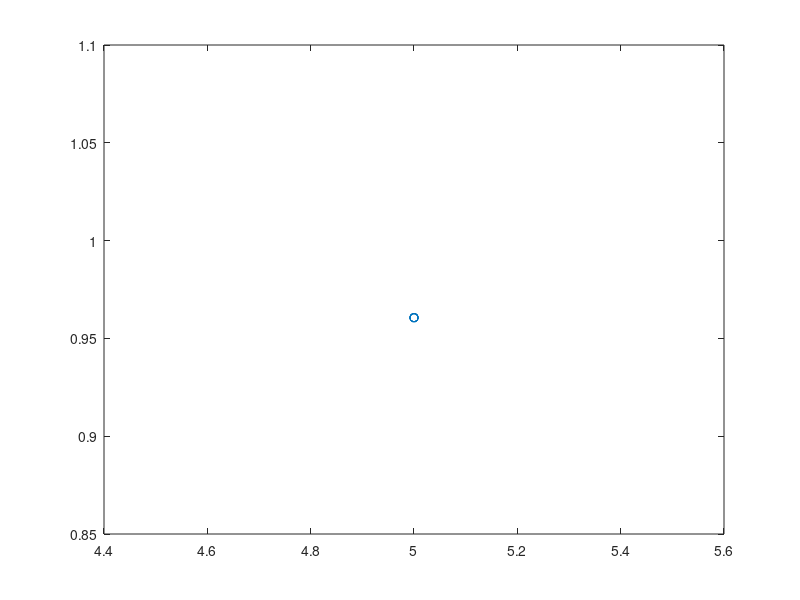

Write MATLAB code to recreate this figure. (Note: this script raises an error after producing the figure.)
clc 
clear
close all

f = @(x)(sin(x).^2 + sin(x) +1);
n = input("n=");
a = input("Xmin=");
b = input("Xmax=");

x = linspace(a, b, n);
y = f(x);

L = zeros(n, n);
for k = 0:(n-1)
    nodes = x;
    nodes(k+1) = [];
    num = poly(nodes);
    den = prod(x(k+1)-nodes);
    L(k+1, : ) = num/den;
    disp('_')
end
L = y'.*L;
P=sum(L);

figure
plot(x, y, 'o');
%ustawienie min i max wartosvi na osi ox i oy
axis([a-0.3*(b-a) b+0.3*(b-a) min(y) max(y)])
%proporcja okna jest stała
axis equal
%dorzucanie większej ilości wykresów do osi
hold on;
%100 punktów z przedziału
xin = linspace(min(x), max(x), 100);
%100 wartości z xin, P - wektor wspol̥czynnikōw wielomiana
yin = polyval(P, xin);
plot(xin, yin);

%%
err_mean_L =[1.4 1.3 4 2.9]
err_max_L =[1.6 1.9 4 4.9]

err_mean_N =[1.1 1.0 4.5 2.29]
err_max_N =[1.4 1.6 4.6 3.9]
figure
bar([err_mean_L; err_mean_N]')
hold on
plot((1:4)-0.15, err_max_L, 'ok');
hold on
plot((1:4)+0.15, err_max_N, 'ok');



